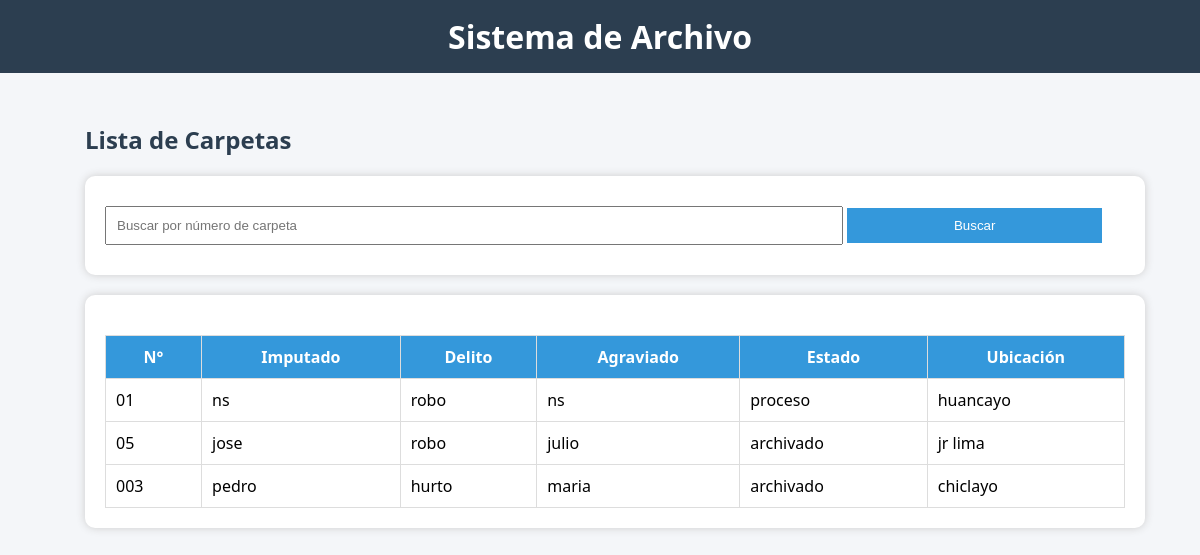
/views/carpeta/listar.php (signed in), run on the app's committed database.
### tables this page shows
CREATE TABLE `carpeta_fiscal` (
  `id` int(11) NOT NULL,
  `numero_carpeta` varchar(50) NOT NULL,
  `imputado` varchar(100) NOT NULL,
  `delito` varchar(100) NOT NULL,
  `agraviado` varchar(100) NOT NULL,
  `estado` varchar(50) NOT NULL,
  `ubicacion` varchar(100) NOT NULL
);

### views/carpeta/listar.php (the view, shortened to what this page needs)
<?php
include("../../config/conexion.php");
include("../layouts/header.php");
$buscar = "";
if (isset($_GET['buscar'])) {
    $buscar = $_GET['buscar'];
    $sql = "SELECT * FROM carpeta_fiscal WHERE numero_carpeta='$buscar'";
} else {
    $sql = "SELECT * FROM carpeta_fiscal";
}
$result = $conn->query($sql);
?>
<div class="container">
    <h2>Lista de Carpetas</h2>
    <div class="card">
        <form method="GET">
            <input type="text" name="buscar" placeholder="Buscar por número de carpeta" value="<?php echo $buscar; ?>">
            <button type="submit">Buscar</button>
        </form>
    </div>
    <div class="card">
        <table>
            <tr>
                <th>N°</th>
                <th>Imputado</th>
                <th>Delito</th>
                <th>Agraviado</th>
                <th>Estado</th>
                <th>Ubicación</th>
            </tr>
            <?php
            if ($result->num_rows > 0) {
                while($row = $result->fetch_assoc()) { ?>
                <tr>
                    <td><?php echo $row['numero_carpeta']; ?></td>
                    <td><?php echo $row['imputado']; ?></td>
                    <td><?php echo $row['delito']; ?></td>
                    <td><?php echo $row['agraviado']; ?></td>
                    <td><?php echo $row['estado']; ?></td>
                    <td><?php echo $row['ubicacion']; ?></td>
                </tr>
            <?php }
            } ?>
        </table>
    </div>
</div>
<?php include("../layouts/footer.php"); ?>

### views/layouts/header.php (shortened to what this page needs)
<!DOCTYPE html>
<html lang="es">
<head>
    <link rel="stylesheet" href="/sistemaarchivo/public/css/estilos.css">
</head>
<body>
<header class="header">
    <h1>Sistema de Archivo</h1>
</header>
<div class="container">

### views/layouts/footer.php (shortened to what this page needs)
</div>
</body>
</html>

### public/css/estilos.css (style rules this page uses)
body { font-family: 'Segoe UI', sans-serif; background-color: #f4f6f9; margin: 0; }
.container { width: 1060px; margin: auto; padding: 15px; }
h1 { background: #2c3e50; color: white; padding: 15px; margin: 0; text-align: center; }
h2 { color: #2c3e50; }
.card { background: white; padding: 20px; margin-top: 20px; border-radius: 10px; box-shadow: 0px 0px 8px #ccc; }
input, select { width: 100%; padding: 10px; margin: 10px 0; }
button { background: #3498db; color: white; padding: 10px; border: none; cursor: pointer; width: 100%; }
table { width: 100%; border-collapse: collapse; margin-top: 20px; background: white; }
th { background: #3498db; color: white; }
td, th { padding: 10px; border: 1px solid #ddd; }
form input { width: 70%; display: inline-block; }
form button { width: 25%; display: inline-block; }

### data on the page
carpeta_fiscal: numero_carpeta "01", imputado "ns", delito "robo", agraviado "ns", estado "proceso", ubicacion "huancayo"
carpeta_fiscal: numero_carpeta "05", imputado "jose", delito "robo", agraviado "julio", estado "archivado", ubicacion "jr lima"
carpeta_fiscal: numero_carpeta "003", imputado "pedro", delito "hurto", agraviado "maria", estado "archivado", ubicacion "chiclayo"
